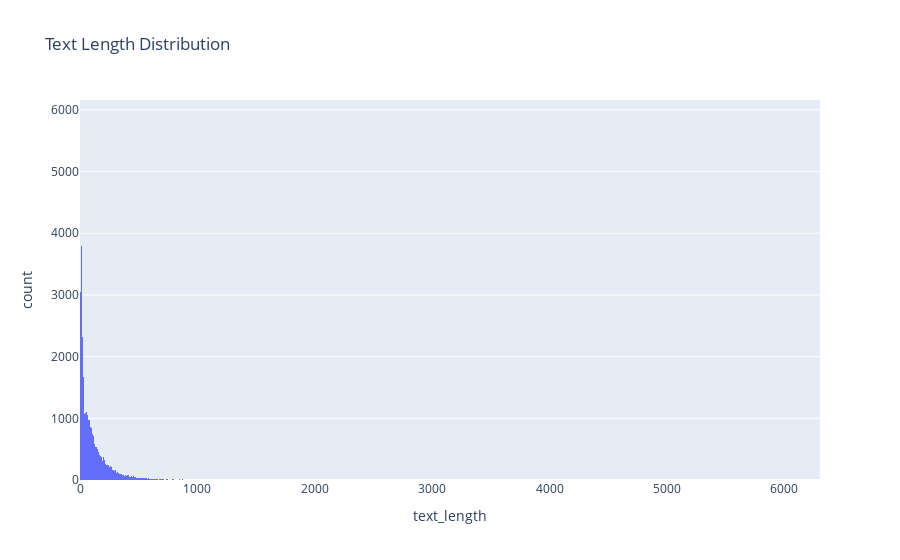

The notebook cell this image was saved under:
### Code cell
# Text Length Distribution
df['text_length'] = df['statement'].apply(lambda x: len(str(x).split()))
fig = px.histogram(df, x='text_length', title='Text Length Distribution')
fig.show()

### Figure 1 — Plotly figure (JSON) as saved in the notebook; plotly's stock layout.template omitted (floating-point values rounded to 4 significant figures; data arrays with more than 128 entries replaced by an {"elided": "..."} marker saying what was removed)
{"data": [{"alignmentgroup": "True", "bingroup": "x", "hovertemplate": "text_length=%{x}<br>count=%{y}<extra></extra>", "legendgroup": "", "marker": {"color": "#636efa", "pattern": {"shape": ""}}, "name": "", "offsetgroup": "", "orientation": "v", "showlegend": false, "type": "histogram", "x": {"elided": "52681 int values"}, "xaxis": "x", "yaxis": "y"}], "layout": {"barmode": "relative", "legend": {"tracegroupgap": 0}, "title": {"text": "Text Length Distribution"}, "xaxis": {"anchor": "y", "domain": [0, 1], "title": {"text": "text_length"}}, "yaxis": {"anchor": "x", "domain": [0, 1], "title": {"text": "count"}}}}
